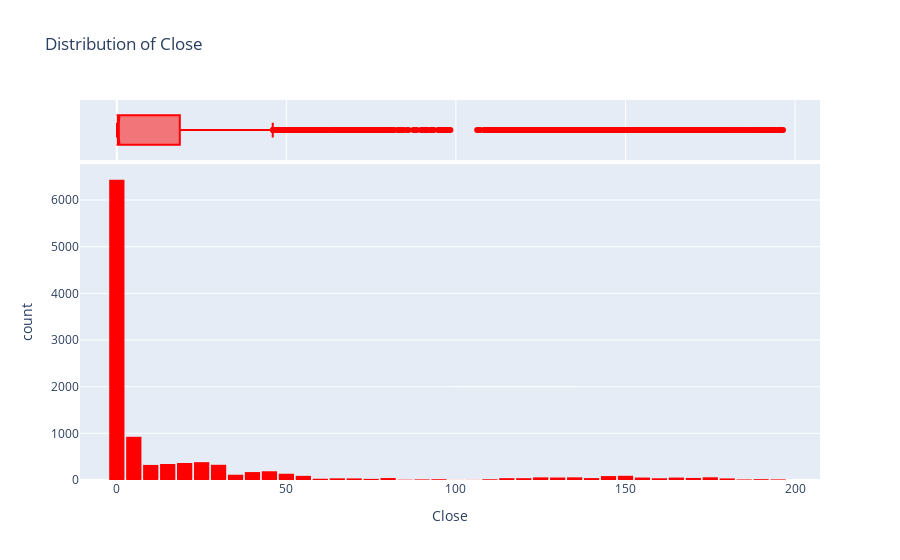

The notebook cell this image was saved under:
### Code cell
fig = px.histogram(apple, 
                   x='Close', 
                   marginal='box', 
                   nbins=47, 
                   color_discrete_sequence=['red'],
                   title='Distribution of Close')
fig.update_layout(bargap=0.1)
fig.show()

### Figure 1 — Plotly figure (JSON) as saved in the notebook; plotly's stock layout.template omitted (floating-point values rounded to 4 significant figures; data arrays with more than 128 entries replaced by an {"elided": "..."} marker saying what was removed)
{"data": [{"alignmentgroup": "True", "bingroup": "x", "hovertemplate": "Close=%{x}<br>count=%{y}<extra></extra>", "legendgroup": "", "marker": {"color": "red", "pattern": {"shape": ""}}, "name": "", "nbinsx": 47, "offsetgroup": "", "orientation": "v", "showlegend": false, "type": "histogram", "x": {"elided": "10791 float values"}, "xaxis": "x", "yaxis": "y"}, {"alignmentgroup": "True", "hovertemplate": "Close=%{x}<extra></extra>", "legendgroup": "", "marker": {"color": "red"}, "name": "", "notched": true, "offsetgroup": "", "showlegend": false, "type": "box", "x": {"elided": "10791 float values"}, "xaxis": "x2", "yaxis": "y2"}], "layout": {"bargap": 0.1, "barmode": "relative", "legend": {"tracegroupgap": 0}, "title": {"text": "Distribution of Close"}, "xaxis": {"anchor": "y", "domain": [0, 1], "title": {"text": "Close"}}, "xaxis2": {"anchor": "y2", "domain": [0, 1], "matches": "x", "showgrid": true, "showticklabels": false}, "yaxis": {"anchor": "x", "domain": [0, 0.8316], "title": {"text": "count"}}, "yaxis2": {"anchor": "x2", "domain": [0.8416, 1], "matches": "y2", "showgrid": false, "showline": false, "showticklabels": false, "ticks": ""}}}
